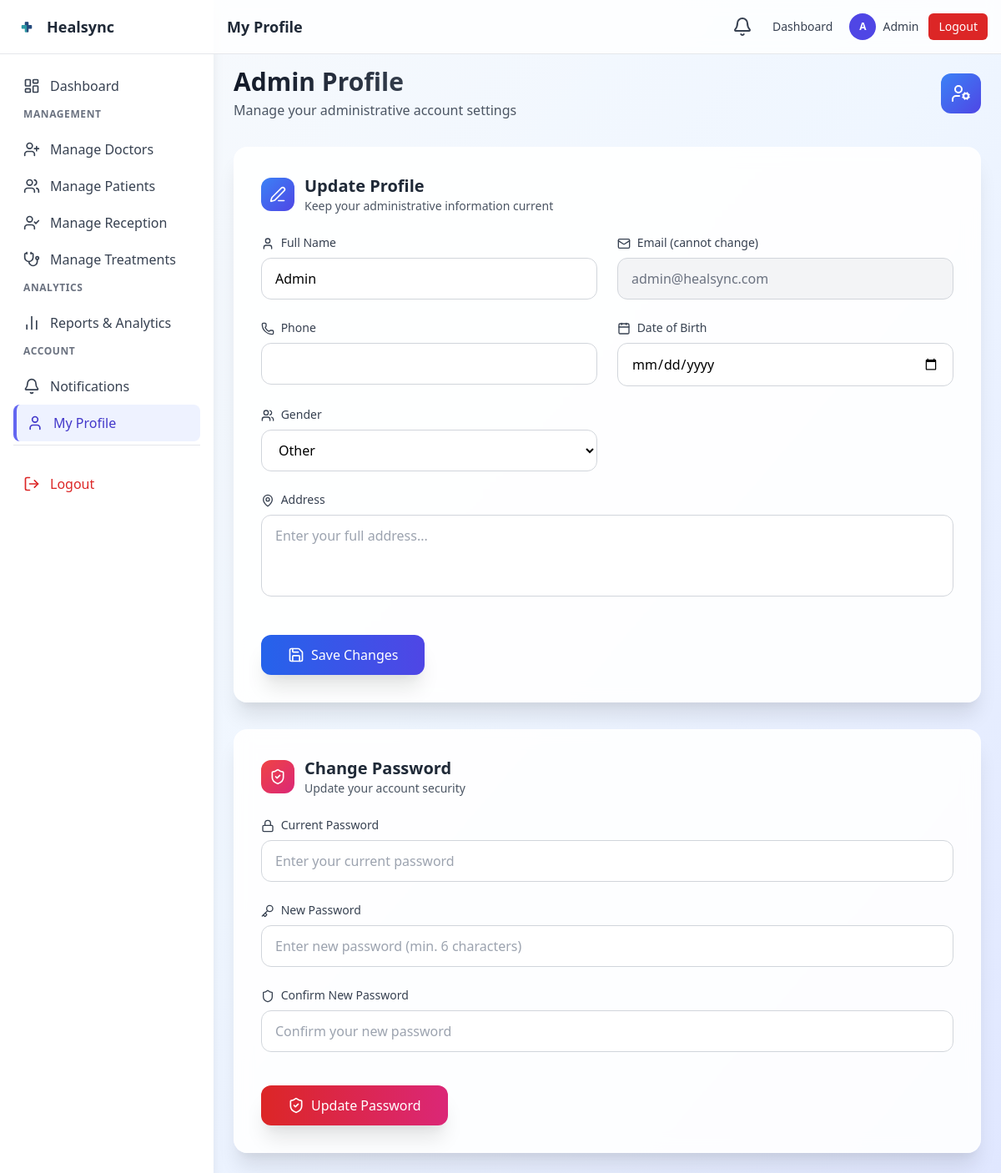
Screenshot of /admin/profile.php (signed in) with the database file from the repository.
### tables this page shows
CREATE TABLE IF NOT EXISTS users (
  id INT AUTO_INCREMENT PRIMARY KEY,
  role ENUM('admin','receptionist','doctor','patient') NOT NULL,
  name VARCHAR(255) NOT NULL,
  email VARCHAR(255) NOT NULL UNIQUE,
  password VARCHAR(255) NOT NULL,
  phone VARCHAR(50),
  address TEXT,
  dob DATE,
  gender ENUM('male','female','other') DEFAULT 'other',
  created_at TIMESTAMP DEFAULT CURRENT_TIMESTAMP
);

### includes/functions.php (called while the page is built, shortened)
<?php
function e($str) {
    return htmlspecialchars($str ?? '', ENT_QUOTES | ENT_SUBSTITUTE, 'UTF-8');
}

### admin/profile.php (the view, shortened to what this page needs)
<?php
require_once __DIR__ . '/../includes/db.php';
require_once __DIR__ . '/../includes/functions.php';
$aid = current_user_id();
$stmt = $pdo->prepare("SELECT id, name, email, phone, address, dob, gender FROM users WHERE id = :id LIMIT 1");
$stmt->execute([':id' => $aid]);
$user = $stmt->fetch(PDO::FETCH_ASSOC);
?>
<!doctype html>
<html lang="en">
<head>
  <script src="https://cdn.tailwindcss.com"></script>
</head>
<body class="bg-gradient-to-br from-slate-50 via-blue-50 to-indigo-100 min-h-screen">
  <?php include __DIR__ . '/../includes/sidebar_admin.php'; ?>
  <?php include __DIR__ . '/../includes/header.php'; ?>
  <main class="pt-20 p-6 md:ml-64 transition-all duration-300">
    <div class="mb-8">
      <div class="flex items-center justify-between">
        <div>
          <h1 class="text-3xl font-bold bg-gradient-to-r from-gray-900 to-gray-600 bg-clip-text text-transparent">
          </h1>
          <p class="text-gray-600 mt-1">Manage your administrative account settings</p>
        </div>
        <div class="w-12 h-12 bg-gradient-to-br from-blue-500 to-indigo-600 rounded-xl flex items-center justify-center">
          <i data-lucide="user-cog" class="w-6 h-6 text-white"></i>
        </div>
      </div>
    </div>
    <div class="glass-effect rounded-2xl premium-shadow p-8 mb-8">
      <div class="flex items-center gap-3 mb-6">
        <div class="w-10 h-10 bg-gradient-to-br from-blue-500 to-indigo-600 rounded-xl flex items-center justify-center">
          <i data-lucide="edit-3" class="w-5 h-5 text-white"></i>
        </div>
        <div>
          <h3 class="text-xl font-semibold text-gray-800">Update Profile</h3>
          <p class="text-gray-600 text-sm">Keep your administrative information current</p>
        </div>
      </div>
      <form method="post" class="space-y-6">
        <div class="grid grid-cols-1 md:grid-cols-2 gap-6">
          <div class="relative">
            <label class="block text-sm font-medium text-gray-700 mb-2">
              <i data-lucide="user" class="w-4 h-4 inline mr-1"></i>
              Full Name
            </label>
            <input type="text"
                   name="name"
                   value="<?=e($user['name'])?>"
                   class="w-full px-4 py-3 border border-gray-300 rounded-xl focus:ring-2 focus:ring-blue-500 focus:border-transparent transition-all duration-200 bg-white/80 backdrop-blur-sm"
                   required>
          </div>
          <div class="relative">
            <label class="block text-sm font-medium text-gray-700 mb-2">
              <i data-lucide="mail" class="w-4 h-4 inline mr-1"></i>
              Email (cannot change)
            </label>
            <input type="email"
                   value="<?=e($user['email'])?>"
                   disabled
                   class="w-full px-4 py-3 border border-gray-300 rounded-xl bg-gray-100 text-gray-500 cursor-not-allowed">
          </div>
          <div class="relative">
            <label class="block text-sm font-medium text-gray-700 mb-2">
              <i data-lucide="phone" class="w-4 h-4 inline mr-1"></i>
              Phone
            </label>
            <input type="tel"
                   name="phone"
                   value="<?=e($user['phone'])?>"
                   class="w-full px-4 py-3 border border-gray-300 rounded-xl focus:ring-2 focus:ring-blue-500 focus:border-transparent transition-all duration-200 bg-white/80 backdrop-blur-sm"
                   required>
          </div>
          <div class="relative">
            <label class="block text-sm font-medium text-gray-700 mb-2">
              <i data-lucide="calendar" class="w-4 h-4 inline mr-1"></i>
              Date of Birth
            </label>
            <input type="date"
                   name="dob"
                   value="<?=e($user['dob'])?>"
                   class="w-full px-4 py-3 border border-gray-300 rounded-xl focus:ring-2 focus:ring-blue-500 focus:border-transparent transition-all duration-200 bg-white/80 backdrop-blur-sm"
                   required>
          </div>
          <div class="relative">
            <label class="block text-sm font-medium text-gray-700 mb-2">
              <i data-lucide="users" class="w-4 h-4 inline mr-1"></i>
              Gender
            </label>
            <select name="gender"
                    class="w-full px-4 py-3 border border-gray-300 rounded-xl focus:ring-2 focus:ring-blue-500 focus:border-transparent transition-all duration-200 bg-white/80 backdrop-blur-sm"
                    required>
              <option value="other" <?=($user['gender']==='other'?'selected':'')?>>Other</option>
            </select>
          </div>
        </div>
        <div class="relative">
          <label class="block text-sm font-medium text-gray-700 mb-2">
            <i data-lucide="map-pin" class="w-4 h-4 inline mr-1"></i>
            Address
          </label>
          <textarea name="address"
                    rows="3"
                    class="w-full px-4 py-3 border border-gray-300 rounded-xl focus:ring-2 focus:ring-blue-500 focus:border-transparent transition-all duration-200 bg-white/80 backdrop-blur-sm resize-none"
                    placeholder="Enter your full address..."
                    required><?=e($user['address'])?></textarea>
        </div>
        <div class="pt-4">
          <button type="submit"
                  class="w-full md:w-auto px-8 py-3 bg-gradient-to-r from-blue-600 to-indigo-600 text-white rounded-xl font-medium flex items-center justify-center gap-2 hover:from-blue-700 hover:to-indigo-700 transform hover:scale-[1.02] transition-all duration-200 premium-shadow">
            <i data-lucide="save" class="w-5 h-5"></i>
            Save Changes
          </button>
        </div>
      </form>
    </div>
    <div class="glass-effect rounded-2xl premium-shadow p-8">
      <div class="flex items-center gap-3 mb-6">
        <div class="w-10 h-10 bg-gradient-to-br from-red-500 to-pink-600 rounded-xl flex items-center justify-center">
          <i data-lucide="shield-check" class="w-5 h-5 text-white"></i>
        </div>
        <div>
          <h3 class="text-xl font-semibold text-gray-800">Change Password</h3>
          <p class="text-gray-600 text-sm">Update your account security</p>
        </div>
      </div>
      <form method="post" class="space-y-6">
        <div class="relative">
          <label class="block text-sm font-medium text-gray-700 mb-2">
            <i data-lucide="lock" class="w-4 h-4 inline mr-1"></i>
            Current Password
          </label>
          <input type="password"
                 name="old_password"
                 required
                 class="w-full px-4 py-3 border border-gray-300 rounded-xl focus:ring-2 focus:ring-red-500 focus:border-transparent transition-all duration-200 bg-white/80 backdrop-blur-sm"
                 placeholder="Enter your current password">
        </div>
        <div class="relative">
          <label class="block text-sm font-medium text-gray-700 mb-2">
            <i data-lucide="key" class="w-4 h-4 inline mr-1"></i>
            New Password
          </label>
          <input type="password"
                 name="new_password"
                 required
                 minlength="6"
                 class="w-full px-4 py-3 border border-gray-300 rounded-xl focus:ring-2 focus:ring-red-500 focus:border-transparent transition-all duration-200 bg-white/80 backdrop-blur-sm"
                 placeholder="Enter new password (min. 6 characters)">
        </div>
        <div class="relative">
          <label class="block text-sm font-medium text-gray-700 mb-2">
            <i data-lucide="shield" class="w-4 h-4 inline mr-1"></i>
            Confirm New Password
          </label>
          <input type="password"
                 name="confirm_password"
                 required
                 minlength="6"
                 class="w-full px-4 py-3 border border-gray-300 rounded-xl focus:ring-2 focus:ring-red-500 focus:border-transparent transition-all duration-200 bg-white/80 backdrop-blur-sm"
                 placeholder="Confirm your new password">
        </div>
        <div class="pt-4">
          <button type="submit"
                  class="w-full md:w-auto px-8 py-3 bg-gradient-to-r from-red-600 to-pink-600 text-white rounded-xl font-medium flex items-center justify-center gap-2 hover:from-red-700 hover:to-pink-700 transform hover:scale-[1.02] transition-all duration-200 premium-shadow">
            <i data-lucide="shield-check" class="w-5 h-5"></i>
            Update Password
          </button>
        </div>
      </form>
    </div>
  </main>
</body>
</html>

### admin/profile.php (style rules this page uses)
.glass-effect { background: rgba(255, 255, 255, 0.9); backdrop-filter: blur(10px); border: 1px solid rgba(255, 255, 255, 0.2); }
.premium-shadow { box-shadow: 0 20px 25px -5px rgba(0, 0, 0, 0.1), 0 10px 10px -5px rgba(0, 0, 0, 0.04); }

### rows the page displays
users: name "Admin", email "admin@healsync.com", gender "Other"

### other values shown
$initials "A"
$userName "Admin"
